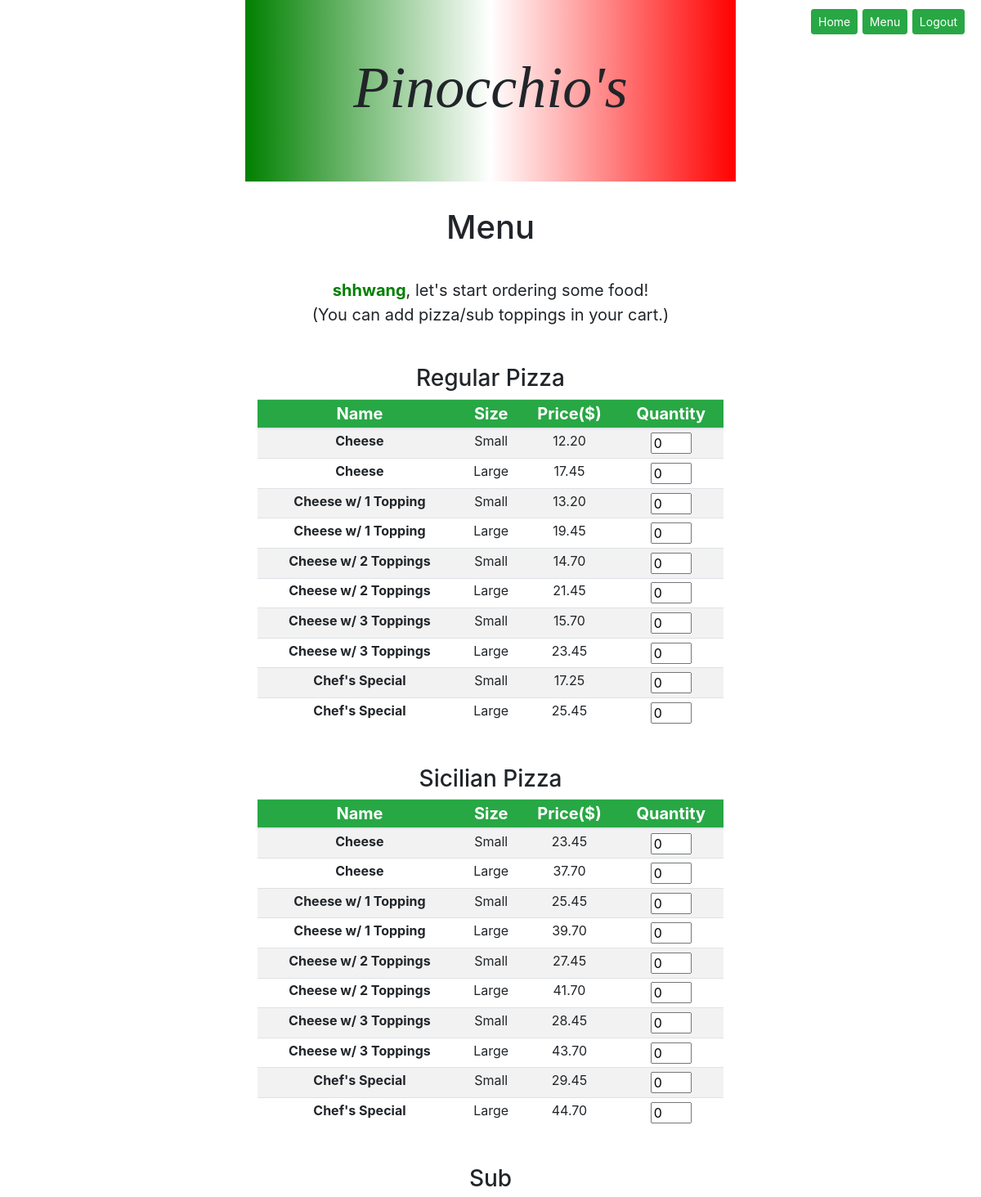
Screenshot of /menu (signed in, upper part) with the database file from the repository.
### orders/models.py (models this page shows, shortened)
class Menu(models.Model):
    FOOD_CHOICES = (
        ('RegularPizza', 'Regular Pizza'),
        ('SicilianPizza', 'Sicilian Pizza'),
        ("Sub", 'Sub'),
        ("Salad", 'Salad'),
        ("Pasta", 'Pasta'),
        ("DinnerPlatter", 'Dinner Platter')
    )
    SIZE_CHOICES = (
        ("Small", "Small"),
        ("Large", "Large")
    )
    category = models.CharField(max_length=20, choices=FOOD_CHOICES)
    name = models.CharField(max_length=200)
    size = models.CharField(max_length=6, choices=SIZE_CHOICES, null=True, blank=True)
    topping = models.PositiveIntegerField(default=0)
    price = models.DecimalField(max_digits=5, decimal_places=2)

### orders/views.py (the view)
# urls.py: path("menu", views.menu_view, name="menu"),
def menu_view(request):
    if not request.user.is_authenticated:
        return HttpResponseRedirect(reverse("index"))
    elif request.user.is_superuser:
        return HttpResponseRedirect(reverse("index"))
    else:
        context = {
            "user": request.user,
            "menu": Menu.objects.all()
        }
        return render(request, "orders/menu.html", context)

### orders/templates/orders/menu.html (shortened to what this page needs)
{% extends "orders/base.html" %}
{% block heading %}
    Menu
{% endblock %}
{% block body %}
<ul>
    <li><span style="color: green"><b>{{ user.username }}</b></span>, let's start ordering some food!</li>
    <li>(You can add pizza/sub toppings in your cart.)</li><br>
</ul>
<form action="{% url 'addtocart' %}" method="post">
<h3>Regular Pizza</h3>
<table class="table table-sm table-striped">
    <thead class="bg-success">
        <tr>
            <th scope="col">Name</th>
            <th scope="col">Size</th>
            <th scope="col">Price($)</th>
            <th scope="col">Quantity</th>
        </tr>
    </thead>
    <tbody>
        {% for regpizza in menu %}
            {% if regpizza.category == "RegularPizza" %}
                <tr>
                    <th scope="row">{{ regpizza.name }}</th>
                    <td>{{ regpizza.size }}</td>
                    <td>{{ regpizza.price }}</td>
                    <td><input name="{{ regpizza.id }}" type="number" value ="0" min="0" style="width:50px"></td>
                </tr>
            {% endif %}
        {% endfor %}
    </tbody>
</table>
<br>
<h3>Sicilian Pizza</h3>
<table class="table table-sm table-striped">
    <thead class="bg-success">
        <tr>
            <th scope="col">Name</th>
            <th scope="col">Size</th>
            <th scope="col">Price($)</th>
            <th scope="col">Quantity</th>
        </tr>
    </thead>
    <tbody>
        {% for sicpizza in menu %}
            {% if sicpizza.category == "SicilianPizza" %}
                <tr>
                    <th scope="row">{{ sicpizza.name }}</th>
                    <td>{{ sicpizza.size }}</td>
                    <td>{{ sicpizza.price }}</td>
                    <td><input name="{{ sicpizza.id }}" type="number" value ="0" min="0" style="width:50px"></td>
                </tr>
            {% endif %}
        {% endfor %}
    </tbody>
</table>
<br>
<h3>Sub</h3>
<br>
<br>
<br>
<br>
</form>
<div id="navfloat">
    <a class="btn btn-success btn-sm" href="{% url 'index' %}" role="button">Home</a>
    <a class="btn btn-success btn-sm" href="{% url 'menu' %}" role="button">Menu</a>
    <a class="btn btn-success btn-sm" href="{% url 'logout' %}" role="button">Logout</a>
</div>
{% endblock %}

### orders/static/orders/style.css (style rules this page uses)
body { max-width: 2000px; margin: auto; font-size: 20px; }
div { text-align: center; margin: auto; }
form { display: block; }
ul { list-style-type: none; padding-left: 0; }
#navfloat { position: fixed; top: 10px; right: 20px; }
thead { font-size: 20px; color: white; }
table { text-align:center; }

### rows the page displays
Menu: name "Cheese", size "Small", price "12.20"
Menu: name "Cheese", size "Large", price "17.45"
Menu: name "Cheese w/ 1 Topping", size "Small", price "13.20"
Menu: name "Cheese w/ 1 Topping", size "Large", price "19.45"
Menu: name "Cheese w/ 2 Toppings", size "Small", price "14.70"
Menu: name "Cheese w/ 2 Toppings", size "Large", price "21.45"
Menu: name "Cheese w/ 3 Toppings", size "Small", price "15.70"
Menu: name "Cheese w/ 3 Toppings", size "Large", price "23.45"
Menu: name "Chef's Special", size "Small", price "17.25"
Menu: name "Chef's Special", size "Large", price "25.45"
Menu: name "Cheese", size "Small", price "23.45"
Menu: name "Cheese", size "Large", price "37.70"
Menu: name "Cheese w/ 1 Topping", size "Small", price "25.45"
Menu: name "Cheese w/ 1 Topping", size "Large", price "39.70"
Menu: name "Cheese w/ 2 Toppings", size "Small", price "27.45"
Menu: name "Cheese w/ 2 Toppings", size "Large", price "41.70"
Menu: name "Cheese w/ 3 Toppings", size "Small", price "28.45"
Menu: name "Cheese w/ 3 Toppings", size "Large", price "43.70"
Menu: name "Chef's Special", size "Small", price "29.45"
Menu: name "Chef's Special", size "Large", price "44.70"

### other values shown
{{ user.username }} "shhwang"
